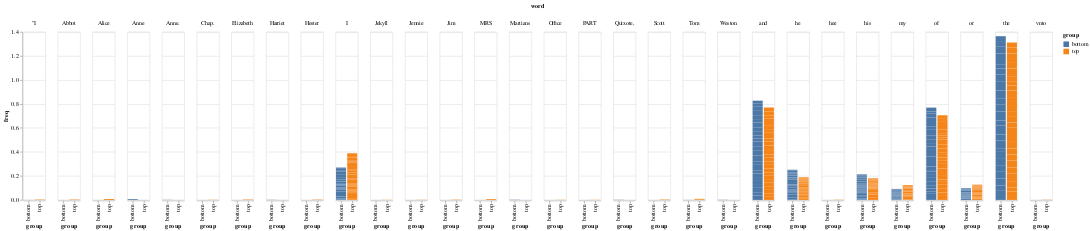

The code cell stored with this chart in its notebook:
### Code cell
alt.Chart(plot_df.set_index('word').loc[top_words].reset_index()).mark_bar().encode(
    x='group',
    y='freq',
    column='word',
    color='group'
)

### Figure 1 — Vega-Lite specification as saved in the notebook (floating-point values rounded to 4 significant figures; data arrays with more than 128 entries replaced by an {"elided": "..."} marker saying what was removed)
{"config": {"view": {"continuousWidth": 400, "continuousHeight": 300}}, "data": {"name": "data-4fbc7b0d933d7587b51aa3fdc4867740"}, "mark": "bar", "encoding": {"color": {"type": "nominal", "field": "group"}, "column": {"type": "nominal", "field": "word"}, "x": {"type": "nominal", "field": "group"}, "y": {"type": "quantitative", "field": "freq"}}, "$schema": "https://vega.github.io/schema/vega-lite/v4.8.1.json", "datasets": {"data-4fbc7b0d933d7587b51aa3fdc4867740": {"elided": "490 records"}}}
